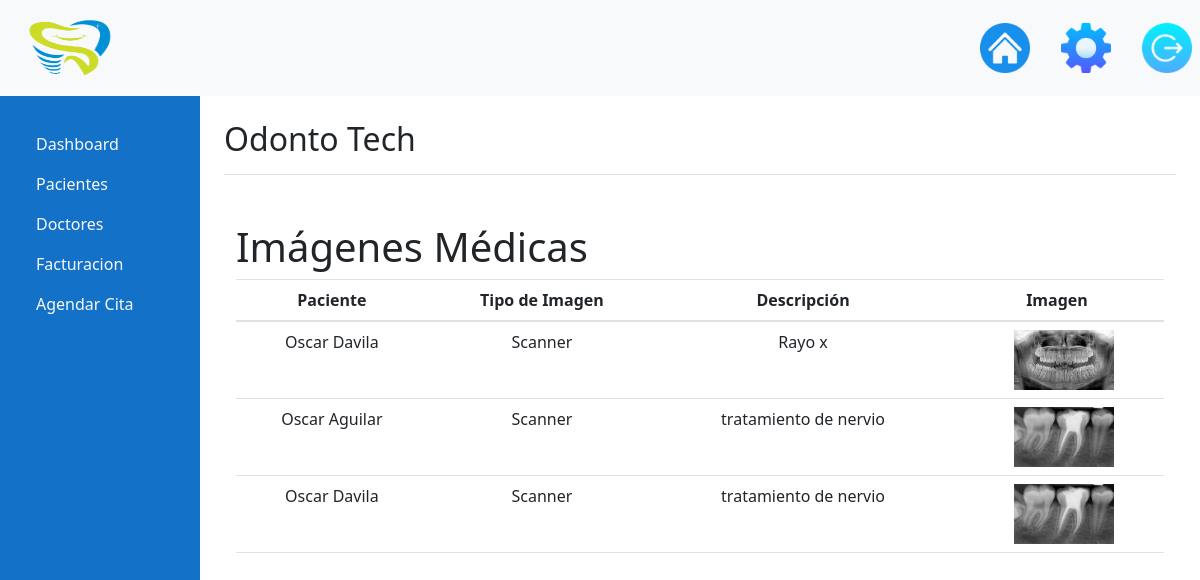
The app's page /Pacientes/ver_imagenes_medicas/ (signed in) with its own data.
### Pacientes/models.py (models this page shows, shortened)
class ImagenesMedicas(models.Model):
    ImagenesMedicas_PacienteId = models.ForeignKey(Pacientes, on_delete=models.DO_NOTHING, null=False, blank=False)
    ImagenesMedicas_Tipos = models.ForeignKey(ImagenesMedicasTipos, on_delete=models.DO_NOTHING, null=False, blank=False)
    ImagenesMedicasTiposDescripcion = models.CharField(max_length=200, null=False, blank=False)
    ImagenesMedicas_Img = models.ImageField(upload_to="ImagenesMedicas", null=False, blank=False)
    class Meta:
        verbose_name_plural = "Imagenes Medicas"

class Pacientes(models.Model):
    id = models.AutoField(primary_key=True)
    PacientesNombre = models.CharField(max_length=100, null=False, blank=False, verbose_name="Nombre")
    PacientesApellido = models.CharField(max_length=100, null=False, blank=False, verbose_name="Apellidos")
    PacientesDireccion = models.CharField(max_length=100, null=False, blank=False, verbose_name="Dirección")
    PacientesTelefono = models.CharField(max_length=10, null=False, blank=False, verbose_name="Teléfono")
    PacientesEmail = models.CharField(max_length=100, null=False, blank=False, verbose_name="Email")
    PacientesEmailNormalizado = models.CharField(max_length=100, null=False, blank=False, verbose_name="Email Normalizado")
    PacientesActivo = models.BooleanField(default=True, verbose_name="Activo")
    def __str__(self):
        return self.PacientesNombre + " " + self.PacientesApellido
    class Meta:
        verbose_name_plural = "Pacientes"

class ImagenesMedicasTipos(models.Model):
    tiposImagenes = ["Rayos X", "Scanner", "Tomograficas", "Resonancia Magnetica"]
    """ VARIABLES QUE SE SE EJECUTAN EN EL MODELO """
    ImagenesMedicasTiposNombre = models.CharField(max_length=100, null=False, blank=False, choices=[(x, x) for x in tiposImagenes])
    ImagenesMedicasTiposActivo = models.BooleanField(default=True)
    def __str__(self):
        return self.ImagenesMedicasTiposNombre
    class Meta:
        verbose_name_plural = "Imagenes Medicas Tipos"

### Pacientes/views.py (the view)
# urls.py: path('ver_imagenes_medicas/', views.ver_imagenes_medicas, name='ver_imagenes_medicas'),
def ver_imagenes_medicas(request):
    imagenes_medicas = ImagenesMedicas.objects.all()
    return render(request, 'ver_imagenes_medicas.html', {'imagenes_medicas': imagenes_medicas})

### templates/ver_imagenes_medicas.html
{% extends 'base.html' %}
{% block content %}
<div class="container mt-5">
    <h1>Imágenes Médicas</h1>
    <table class="table">
        <thead>
            <tr>
                <th>Paciente</th>
                <th>Tipo de Imagen</th>
                <th>Descripción</th>
                <th>Imagen</th>
            </tr>
        </thead>
        <tbody>
            {% for imagen_medica in imagenes_medicas %}
            <tr>
                <td>{{ imagen_medica.ImagenesMedicas_PacienteId }}</td>
                <td>{{ imagen_medica.ImagenesMedicas_Tipos }}</td>
                <td>{{ imagen_medica.ImagenesMedicasTiposDescripcion }}</td>
                <td><img src="{{ imagen_medica.ImagenesMedicas_Img.url }}" alt="Imagen Médica" style="max-width: 100px;"></td>
            </tr>
            {% endfor %}
        </tbody>
    </table>
</div>
{% endblock %}

### templates/base.html (style rules this page uses)
body { padding-top: 56px; }
img { width: 100px; height: 60px; margin-left: 15px; }
th { text-align: center; }
td { text-align: center; }

### records on screen
ImagenesMedicas: ImagenesMedicas_PacienteId "Oscar Davila", ImagenesMedicas_Tipos "Scanner", ImagenesMedicasTiposDescripcion "Rayo x", ImagenesMedicas_Img (picture)
ImagenesMedicas: ImagenesMedicas_PacienteId "Oscar Aguilar", ImagenesMedicas_Tipos "Scanner", ImagenesMedicasTiposDescripcion "tratamiento de nervio", ImagenesMedicas_Img (picture)
ImagenesMedicas: ImagenesMedicas_PacienteId "Oscar Davila", ImagenesMedicas_Tipos "Scanner", ImagenesMedicasTiposDescripcion "tratamiento de nervio", ImagenesMedicas_Img (picture)
